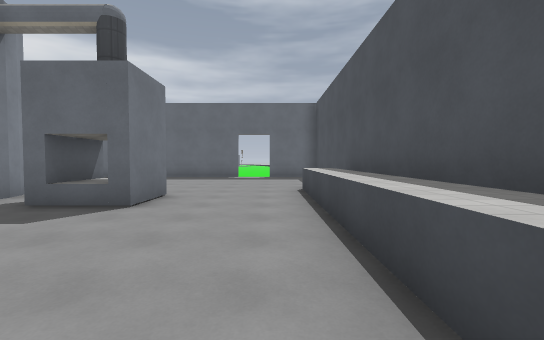
View 1 (above)

16 first-person views from a walk through a Godot game level. The camera is 1.5 m above the floor, tilts 2° down and sees 90° across. The floor is counted in squares, 2 m on a side. Each view is taken from the middle of a square. On the plan, view 1 faces up. The plan holds only what a view shows up to about 10 squares ahead; the rest is blank. The place goes on beyond the plan. Characters and animated objects are left out. Surface patterns are stand-ins for the level's own textures.

View 2
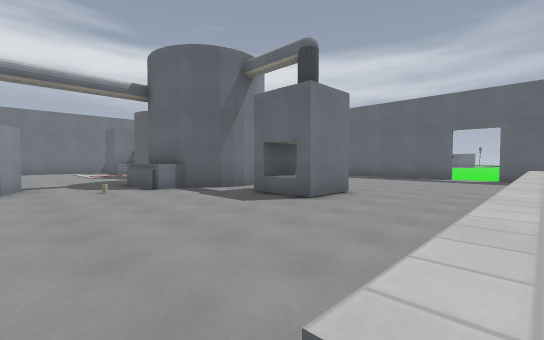

View 3
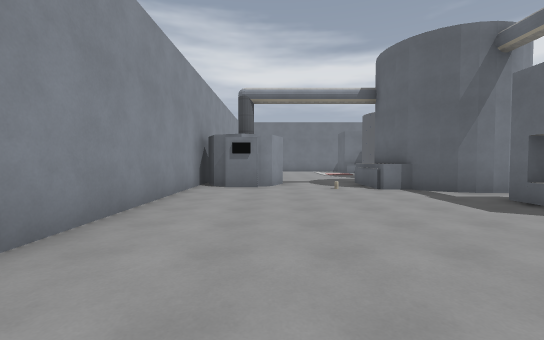

View 4
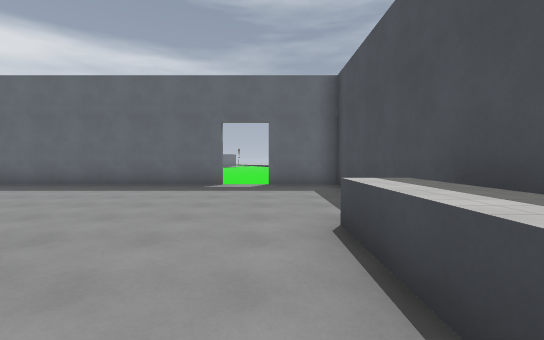

View 5
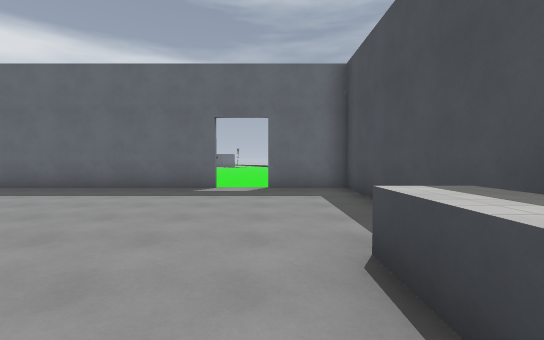

View 6
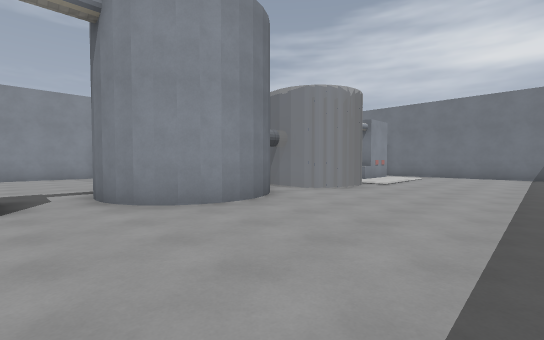

View 7
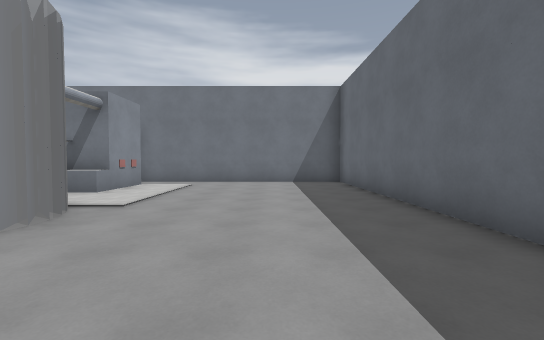

View 8
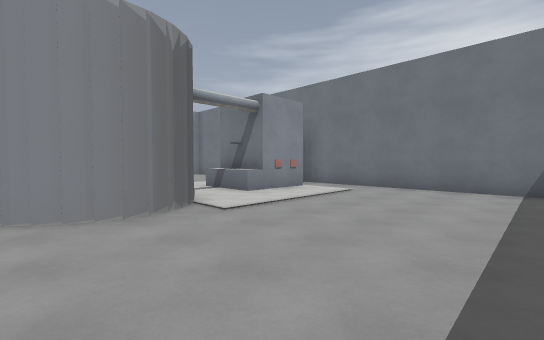

View 9
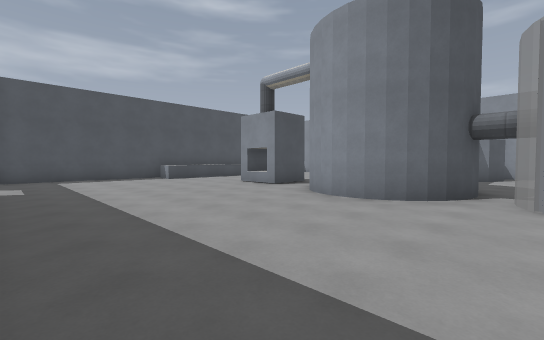

View 10
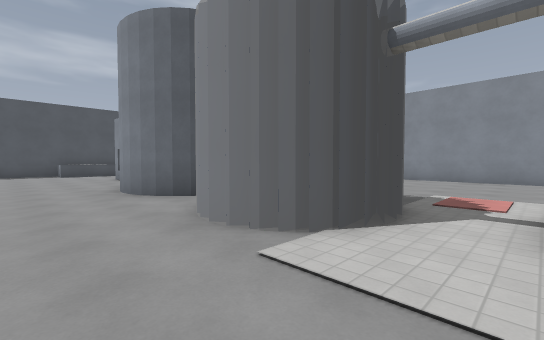

View 11
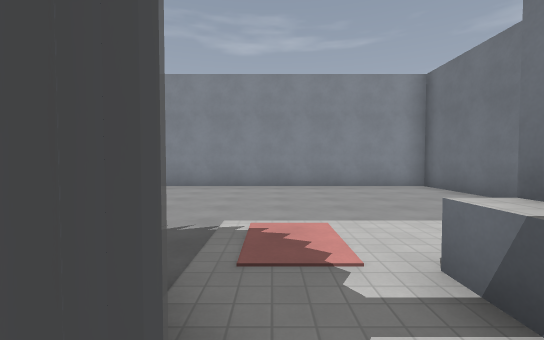

View 12
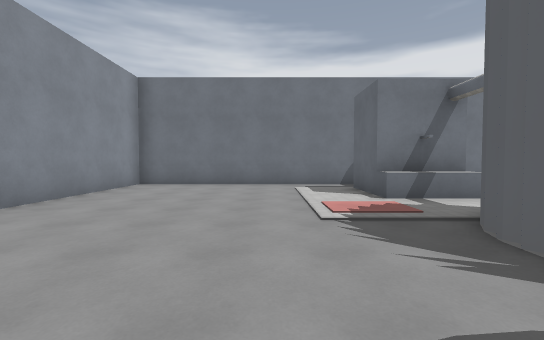

View 13
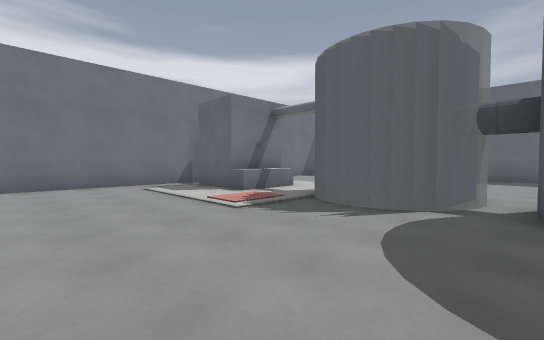

View 14
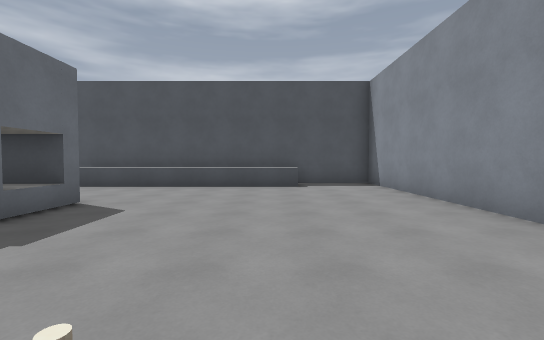

View 15
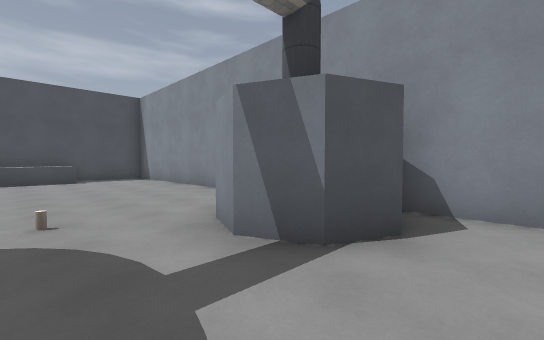

View 16
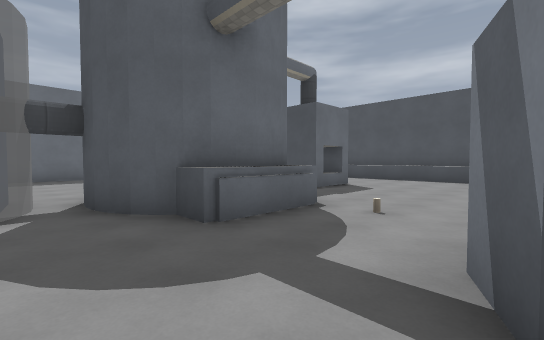

### Floor plan
Key: @ floor where view 1 was taken; # wall or solid block; x gap in a wall; . floor; ^ raised ledge; T thing the floor can be seen under or through.
Columns run from 18 left of view 1 to 2 right of it. Each row starts with its distance up from view 1.
 15                 ..
 14                 ...
 13 #################.###
 12 #...................#
 11 #...................#
 10 #...................#
  9 #...................#
  8 #...................#
  7 #.....##..##.......^#
  6 #.###.##TT###.#^...^#
  5 #x##^.##TT# #.#^...^#
  4 #.##......###......^#
  3 #.........^#^......^#
  2 #..................^#
  1 #..................^#
  0 #.........##......@.#
 -1 #........###........#
 -2 #####################

Positions as (right, up) in squares from view 1, and headings:
1: (0, 0), facing up
2: (1, 0), facing up-left
3: (1, 0), facing left
4: (0, 4), facing up
5: (0, 5), facing up
6: (-4, 11), facing down-left
7: (-8, 10), facing left
8: (-10, 11), facing down-left
9: (-10, 12), facing down-right
10: (-14, 9), facing down-right
11: (-13, 6), facing down
12: (-9, 2), facing left
13: (-9, 0), facing up-left
14: (-7, 1), facing right
15: (-10, 2), facing down-right
16: (-10, 0), facing up-right
